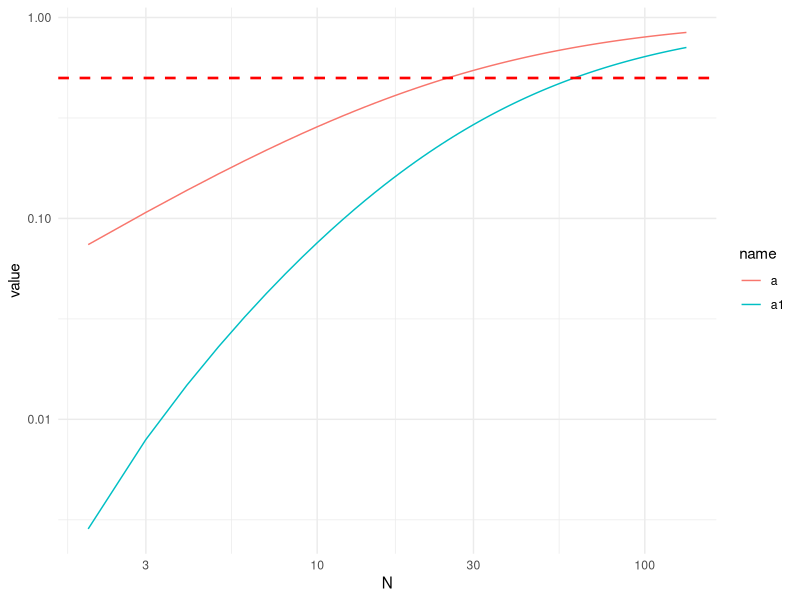

Recreate this plot in R.

# prob of exccedances -----------------------------------------------------
library(tidyverse)

N <- 2:200
n <- 25
m <- 1

a <- 1-factorial(n)*factorial(N+n-m)/(factorial(N+n)*factorial(n-m))
a


# For exceedance twice of m ---------------------------------------------

a1 <-
  1 - (factorial(n) * factorial(N + n - m) /
         (factorial(N + n) * factorial(n - m))) *
  ((N + n - m + N * m) / (N + n - m))


# combine data ------------------------------------------------------------

data <- bind_cols(N=N,a=a, a1=a1)

data %>%
  filter(a<=0.999, a1<=0.999) %>%
  pivot_longer(cols = a:a1) %>%
  ggplot(aes(N,value))+
  geom_line(aes(col=name))+
  scale_x_log10()+
  scale_y_log10()+
  theme_minimal()+
  geom_hline(yintercept = 0.5,  col='red', lty=2,lwd=0.9)


